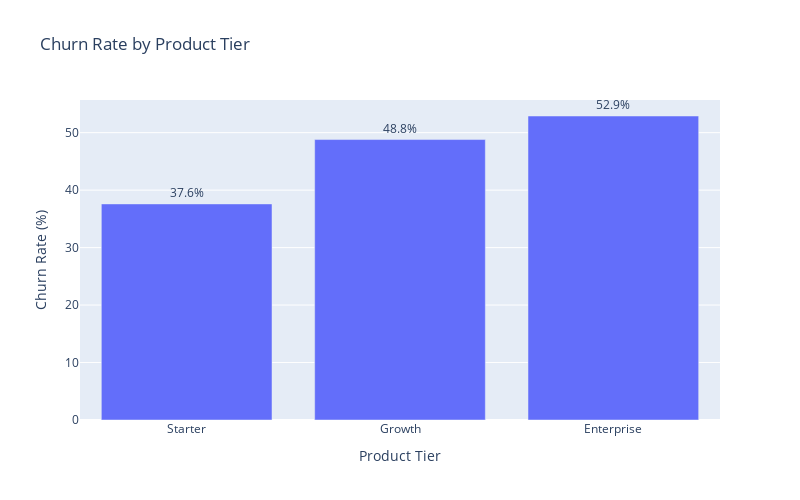

Here is the notebook cell this chart was saved with:
### Code cell
# churn rate by product tiers
order = ['Starter', 'Growth', 'Enterprise']
tiers = df['product_tier'].unique()
tiers = sorted(tiers, key=lambda x: order.index(x))
print(tiers)

churn_rates = []
for tier in tiers:
    tier = df[df['product_tier']==tier]
    q3active = tier[tier['is_churned']==0]
    q3churn = q3active[(q3active['contract_end_date'].notnull()) & (q3active['renewed_flag']==0)]
    q3_churn_rate = 100*(len(q3churn)/len(q3active))
    churn_rates.append(round(q3_churn_rate, 1))
print(churn_rates)

plot_df = pd.DataFrame({
    'Product Tier': tiers,
    'Churn Rate (%)': churn_rates
})

fig = px.bar(
    plot_df,
    x='Product Tier',
    y='Churn Rate (%)',
    title='Churn Rate by Product Tier',
    text='Churn Rate (%)'
)

fig.update_traces(texttemplate='%{text:.1f}%', textposition='outside')
fig.update_layout(
    yaxis_title='Churn Rate (%)',
    xaxis_title='Product Tier',
    width=800,   
    height=500   
)

fig.show()

### Figure 1 — Plotly figure (JSON) as saved in the notebook; plotly's stock layout.template omitted (floating-point values rounded to 4 significant figures)
{"data": [{"alignmentgroup": "True", "hovertemplate": "Product Tier=%{x}<br>Churn Rate (%)=%{text}<extra></extra>", "legendgroup": "", "marker": {"color": "#636efa", "pattern": {"shape": ""}}, "name": "", "offsetgroup": "", "orientation": "v", "showlegend": false, "text": [37.6, 48.8, 52.9], "textposition": "outside", "texttemplate": "%{text:.1f}%", "type": "bar", "x": ["Starter", "Growth", "Enterprise"], "xaxis": "x", "y": [37.6, 48.8, 52.9], "yaxis": "y"}], "layout": {"barmode": "relative", "height": 500, "legend": {"tracegroupgap": 0}, "title": {"text": "Churn Rate by Product Tier"}, "width": 800, "xaxis": {"anchor": "y", "domain": [0, 1], "title": {"text": "Product Tier"}}, "yaxis": {"anchor": "x", "domain": [0, 1], "title": {"text": "Churn Rate (%)"}}}}
